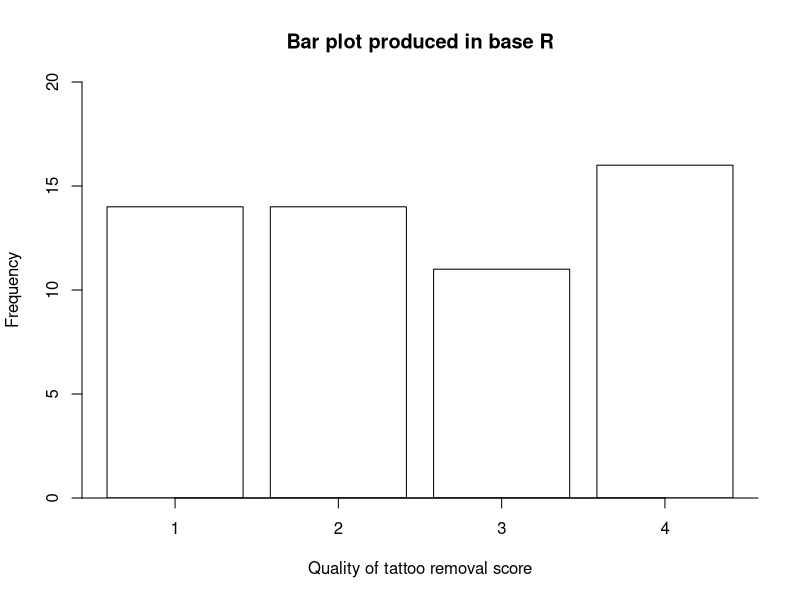
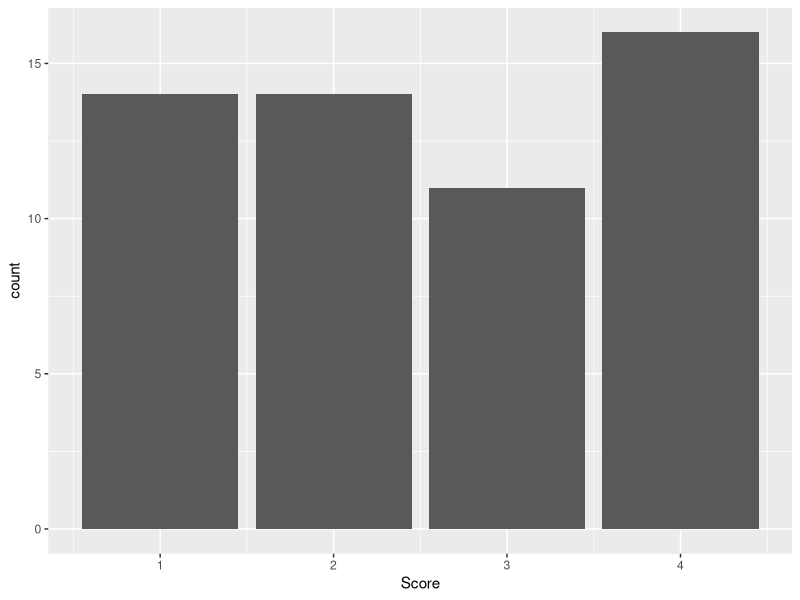
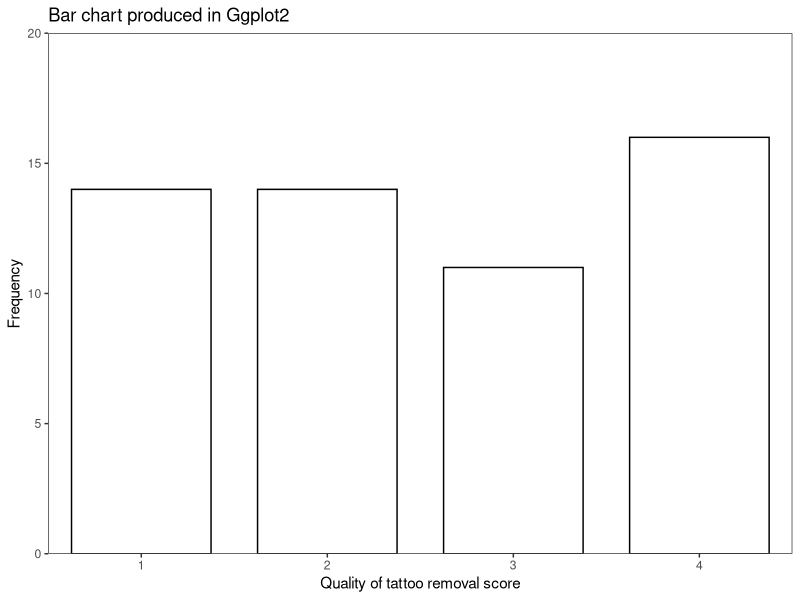
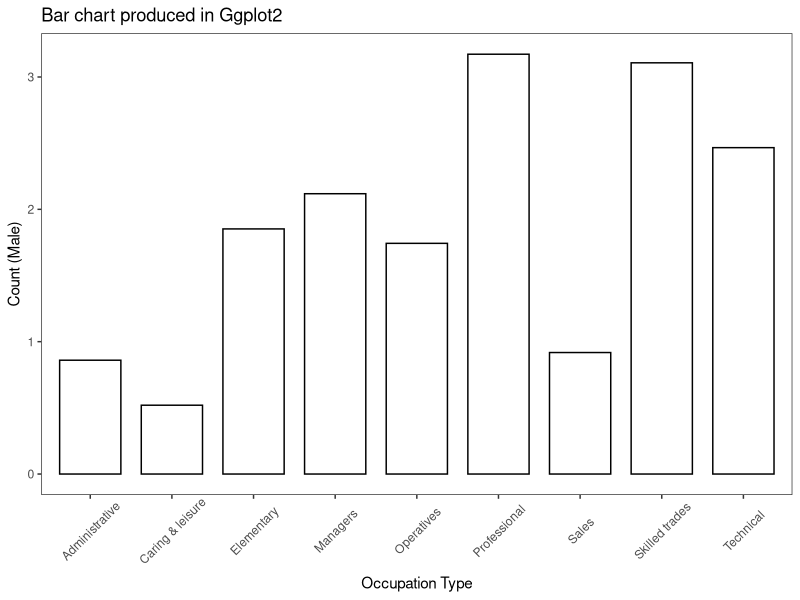

Generate these figures, in order, with R:
## ---- chunk 1
knitr::opts_chunk$set(echo = TRUE)
## ---- chunk 2
tats <- read.csv("tattoos.csv")
str(tats)
## ---- chunk 3
head(tats)
## ---- chunk 4
counts <- table(tats$Score)
counts
barplot(counts, 
        main = "Bar plot produced in base R", 
        xlab = "Quality of tattoo removal score", 
        ylab = "Frequency", 
        col = 0,                          # colour fill (e.g. col = "blue", or col = 0 [no colour])
        axis.lty = 1, 
        ylim = c(0,20), xpd = FALSE)      # (xpd = FALSE) clips the plot to the plotting region
axis(1, at = c(0,5),pos=0)                # this is a workaround to produce the x-axis
## ---- chunk 5
library(ggplot2)
p<-ggplot(tats, aes(Score)) +
geom_bar()
p
## ---- chunk 6
library(ggplot2)
p<-ggplot(tats, aes(Score)) +
geom_bar(width = 0.75, colour="black", fill="white") +
theme_bw() +
  labs(
       title="Bar chart produced in Ggplot2",     # subtitle="whatever", caption = "whatever",
       y="Frequency",
       x="Quality of tattoo removal score" 
       ) +
  scale_x_continuous(limits = c(0.5, 4.5), expand = c(0, 0)) +         # expand = c(0, 0) removes default
  scale_y_continuous(limits = c(0, 20), expand = c(0, 0)) +          # gap between axis and (0, 0)
  theme(
    panel.grid = element_line(colour = "white")
  )
p
## ---- chunk 7
library(readr)
workers <- read_csv("workforce.csv")
str(workers)
## ---- chunk 8
workers
## ---- chunk 9
library(ggplot2)
p<-ggplot(workers, aes(`Occupation type`, Male)) +
geom_bar(stat="identity", width = 0.75, colour="black", fill="white") +
theme_bw() +
  labs(
       title="Bar chart produced in Ggplot2",     
       y="Count (Male)",
       x="Occupation Type" 
       ) +
  theme( panel.grid = element_line(colour = "white"),
         axis.text.x = element_text(angle=45, vjust=0.6)
  )
p
